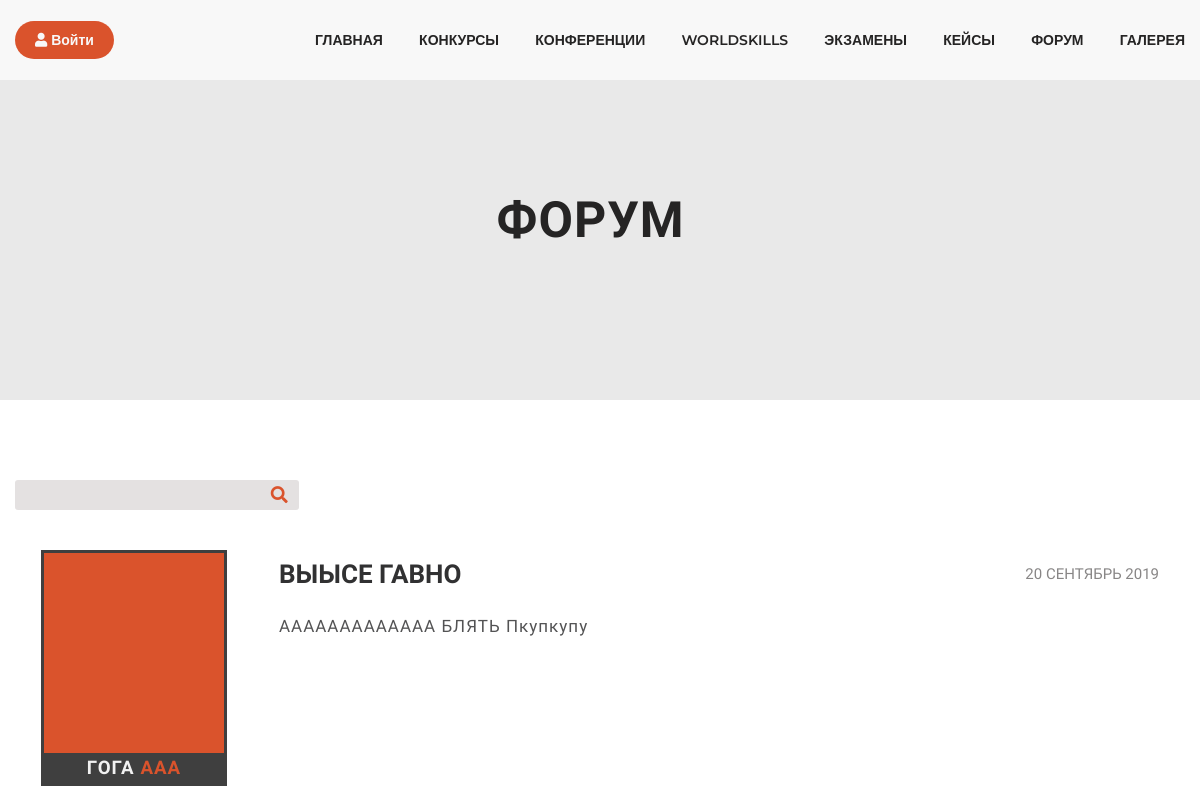
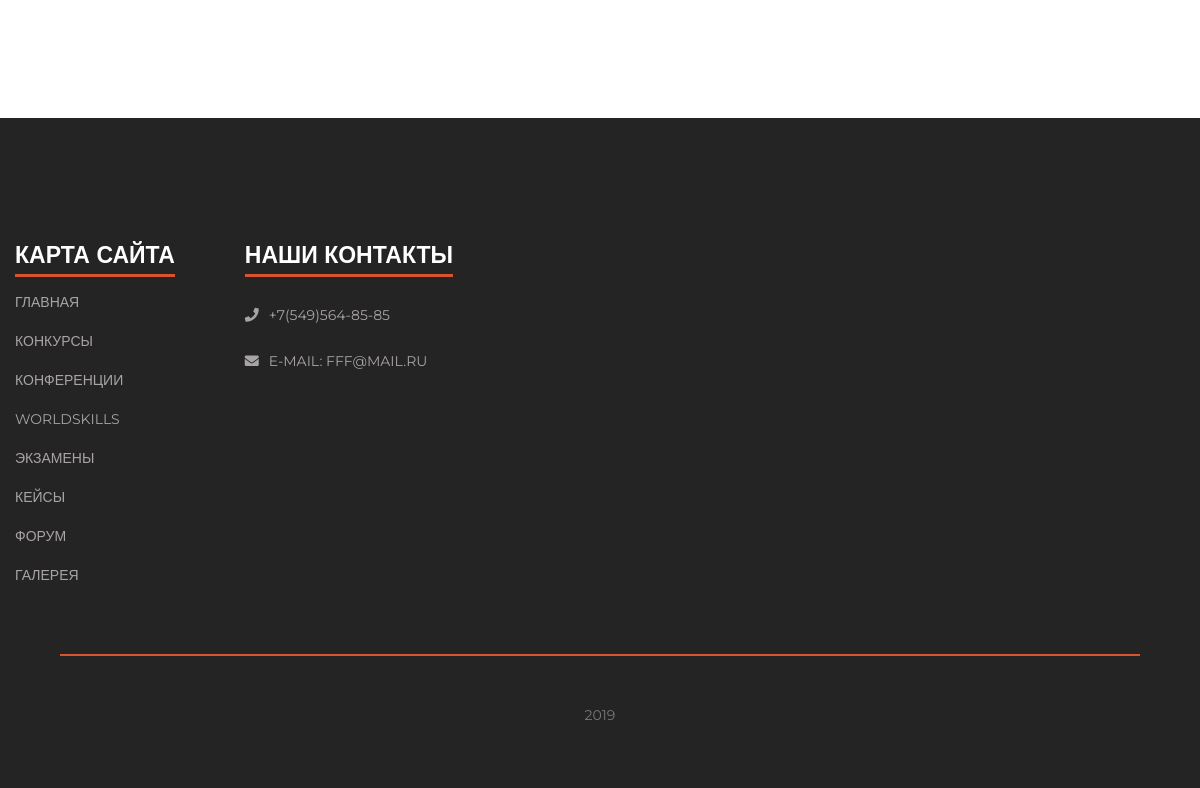
Before: /forum/ with the older database file (2 pictures, top to bottom).
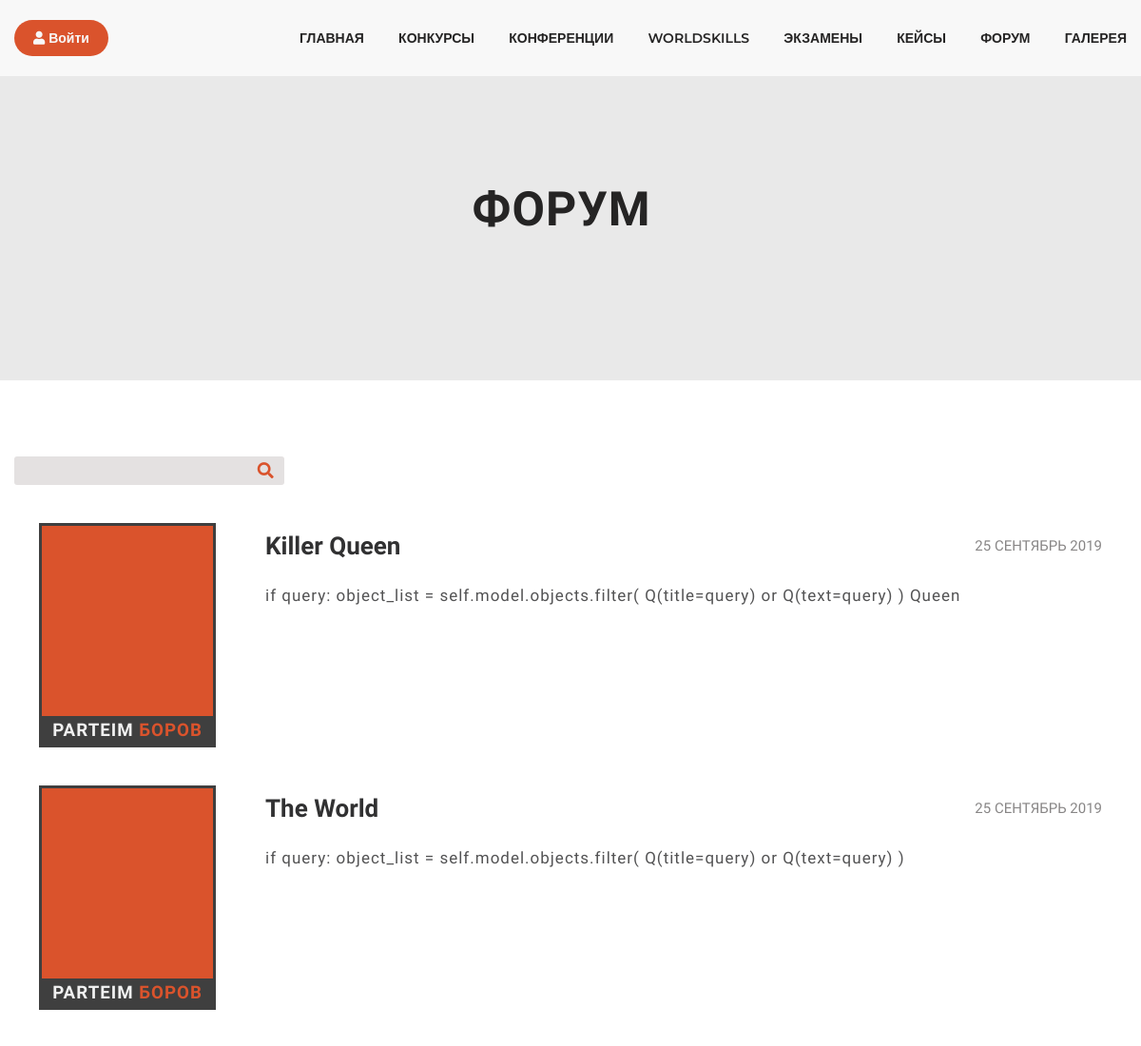
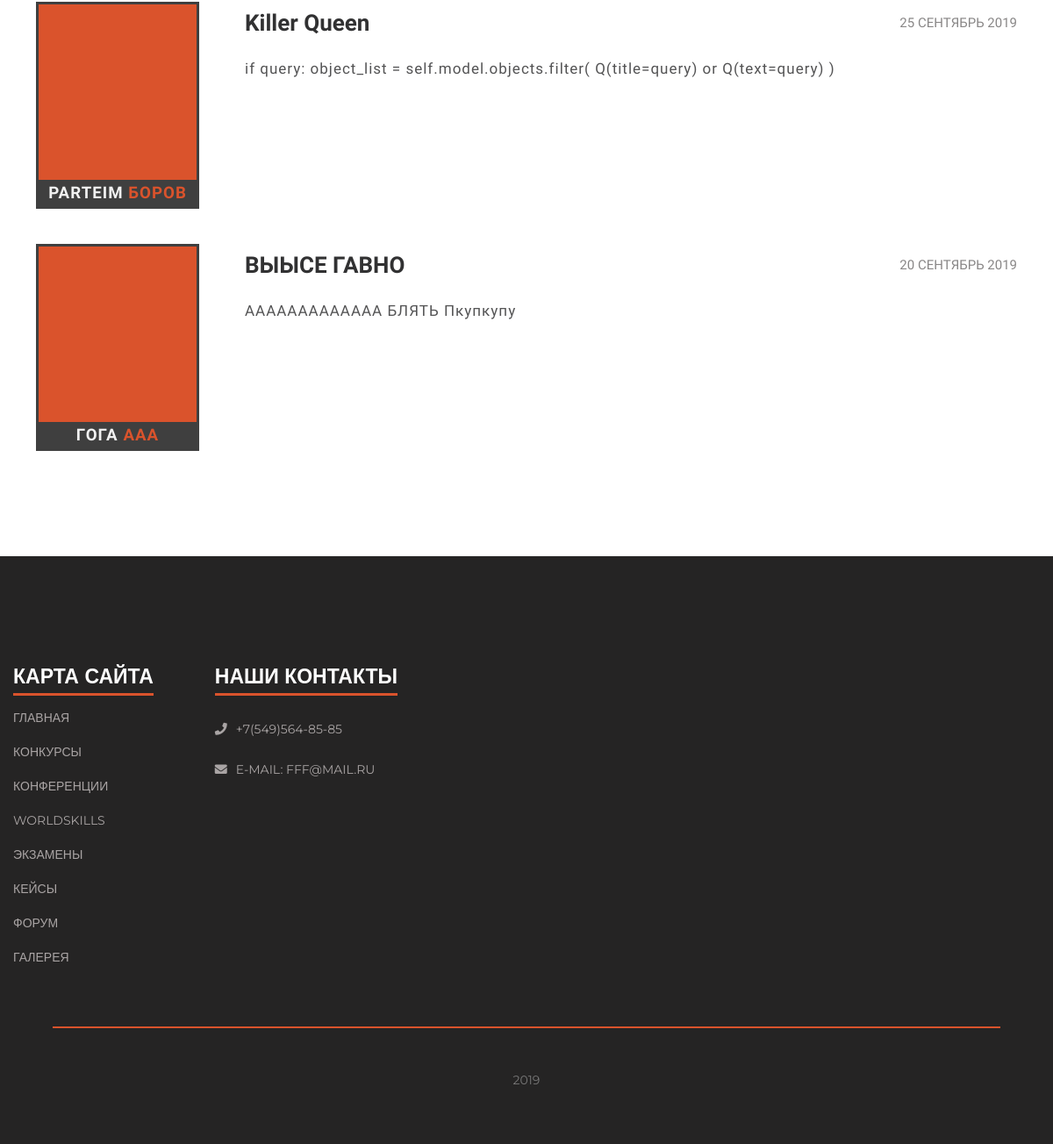
After: the same page with the newer database file (2 pictures, top to bottom).
### forum/models.py (models this page shows, shortened)
class Post(models.Model):
    title = models.CharField(max_length=150)
    text = models.TextField()
    author = models.ForeignKey(CustomUser, on_delete=models.CASCADE)
    date = models.DateTimeField(default=timezone.now)
    img = models.ImageField(default='', upload_to='forum/img', blank=True, null=True)
    file = models.FileField(default='', upload_to='forum/file', blank=True, null=True)

### user/models.py (models this page shows, shortened)
class CustomUser(AbstractUser):
    first_name = models.CharField(_('Имя'), max_length=100, unique=False)
    last_name = models.CharField(_('Фамилия'), max_length=100, unique=False)
    email = models.EmailField(_('E-mail'), unique=True)
    username = models.CharField(max_length=40, unique=False, default='')
    choose_who_is = (
        ('student', 'Студент'),
        ('teacher', 'Учитель'),
        ('none', 'Не указан'),
    )
    who_is = models.CharField(max_length=50, choices=choose_who_is, default='Не указан')
    USERNAME_FIELD = 'username'
    REQUIRED_FIELDS = ['email']

### forum/views.py (the view)
# urls.py: path('', views.ForumPage.as_view(), name='forum'),
class ForumPage(ListView):
    model = Post
    template_name = 'forum/forum.html'
    context_object_name = 'Post'
    ordering = ['-date']
    paginate_by = 5
    def get_context_data(self, **kwargs):
        ctx = super(ForumPage, self).get_context_data(**kwargs)
        ctx['title'] = 'Форум'
        return ctx

### forum/templates/forum/forum.html (shortened to what this page needs)
{% extends 'home/main.html' %}
{% load static %}
{% block link__css %}
<link rel="stylesheet" href="{% static 'main/forum.css'%}">
<link rel="stylesheet" href="{% static 'main/adaptive_CSS/forum.css'%}">
{% endblock %}
{% block title__section %}
<div>
    <h1 class="header__main__title__forum">Форум</h1>
</div>
{% endblock %}
{% block main_section %}
<section class="Forum">
    <div class="container adaptation_forum_box">
        <div class="search__and__creation__self__post__button__box">
            <form method="GET" class="form_for_search">
                <input name="search" id="search" type="text" class="search__post">
                <button class="search_btn" type="submit"><i class="search__icon fas fa-search"></i></button>
            </form>
        </div>
        <div class="main__box__forum">
            {% for post in Post %}
            <div class="post__example">
                <div class="post__image__box">
                    <div class="user__post__info">
                        <a class="link__for__user__profile" href="#">
                            <h3 id="user__name" class="user__name">
                                {{ post.author.first_name }}
                                <span class="last_name__color__change">{{ post.author.last_name }}</span>
                            </h3>
                        </a>
                    </div>
                </div>
                <div class="main__post__box">
                    <div class="post__titl__and__date__publication">
                        <a href="{% url 'post-instance' post.id %}"><h2 class="post__title">{{ post.title }}</h2></a>
                        <p class="post__date__publication">{{ post.date|date:"j F Y" }}</p>
                    </div>
                    <p class="post__texst">
                        {{ post.text }}
                    </p>
                </div>
            </div>
            {% endfor %}
        </div>
    </div>
</section>
{% endblock %}

### main/templates/home/main.html (shortened to what this page needs)
{% load static %}
<!DOCTYPE html>
<html lang="ru">
<head>
    <link rel="stylesheet" href="{% static 'main/main.css'%}">
    <link rel="stylesheet" href="{% static 'main/adaptive_CSS/main.css'%}">
    {% block link__css %}{% endblock %}
</head>
<body>
<header class="head__site">
    <div class="nav__bar" id="nav__bar">
        <div class="container main__nav__bar" id="main__nav__bar">
            {% if user.is_authenticated %}
            <a href="{% url 'profile' %}" class="btn__sign__in">
                <i class="fas fa-user"></i>
                {{ user.first_name }}
            </a>
            <a href="{% url 'logout' %}" class="btn__sign__in">
                <i class="fas fa-sign-out-alt"></i>
                Выйти
            </a>
            {% else %}
            <a href="{% url 'sign_in' %}" class="btn__sign__in">
                <i class="fas fa-user"></i>
                Войти
            </a>
            {% endif %}
            <nav class="main__bloc__nav" id="all_link_in_menu">
                <ul>
                    <li class="item__main__nav"><a class="item__main__nav__link" href="{% url 'home' %}">Главная</a>
                    </li>
                    <li class="item__main__nav"><a class="item__main__nav__link"
                                                   href="{% url 'contests' %}">Конкурсы</a></li>
                    <li class="item__main__nav"><a class="item__main__nav__link" href="{% url 'conferences' %}">Конференции</a></li>
                    <li class="item__main__nav"><a class="item__main__nav__link" href="{% url 'world-skills' %}">worldskills</a></li>
                    <li class="item__main__nav"><a class="item__main__nav__link" href="{% url 'exam' %}">Экзамены</a></li>
                    <li class="item__main__nav"><a class="item__main__nav__link" href="{% url 'case' %}">Кейсы</a></li>
                    <li class="item__main__nav"><a class="item__main__nav__link" href="{% url 'forum' %}">Форум</a></li>
                    <li class="item__main__nav"><a class="item__main__nav__link" href="{% url 'gallery' %}">Галерея</a>
                    </li>
                </ul>
            </nav>
        </div>
    </div>
    {% block title__section %}
    {% endblock %}
</header>
{% block main_section %}
{% endblock %}
<footer class="Main__foter__on__a__site">
    <div class="container footer__site__box__helper">
        <div class="site__map__box">
            <p class="sit__footer__title title__site__map">Карта сайта</p>
            <ul class="site__map">
                <li class="site__map__link"><a href="{% url 'home' %}">Главная</a></li>
                <li class="site__map__link"><a href="{% url 'contests' %}">Конкурсы</a></li>
                <li class="site__map__link"><a href="{% url 'conferences' %}">Конференции</a></li>
                <li class="site__map__link"><a href="{% url 'world-skills' %}">worldskills</a></li>
                <li class="site__map__link"><a href="{% url 'exam' %}">Экзамены</a></li>
                <li class="site__map__link"><a href="{% url 'case' %}">Кейсы</a></li>
                <li class="site__map__link"><a href="{% url 'forum' %}">Форум</a></li>
                <li class="site__map__link"><a href="{% url 'gallery' %}">Галерея</a></li>
            </ul>
        </div>
        <div class="contacts">
            <p class="sit__footer__title our__contacts__title">Наши контакты</p>
            <div class="contacts__box">
                <div class="contacts__item">
                    <i class="fas fa-phone"></i>
                    <p class="contacts__number">+7(549)564-85-85</p>
                </div>
                <div class="contacts__item">
                    <i class="fas fa-envelope"></i>
                    <p class="contacts__email">e-mail: fff@mail.ru</p>
                </div>
            </div>
        </div>
    </div>
    <div class="linear__footer"></div>
    <p class="footer__description__date">2019</p>
</footer>
</body>
</html>

### main/static/main/main.css (style rules this page uses)
body { margin: 0; padding: 0; font-family: 'PT Sans Narrow', sans-serif; }
a { text-decoration: none; }
h1, h2, h3, h4, h5, h6 p, a span, img, li, ul, i { margin: 0; padding: 0; }
.head__site { background: #e9e9e9; height: 400px; font-family: 'Montserrat', sans-serif; position: relative; }
.nav__bar { height: 80px; width: 100%; background: #f8f8f8; padding: 0; margin: 0; position: fixed; z-index: 1000; font-size: 14px; transition: all .4s; }
.container { margin: 0 auto; padding: 0; max-width: 1170px; }
.main__nav__bar { display: flex; flex-direction: row; align-items: center; justify-content: space-between; height: 80px; transition: all .2s; }
.main__bloc__nav { width: 870px; }
.main__bloc__nav ul { list-style: none; display: flex; flex-direction: row; align-items: center; margin: 0; padding: 0; justify-content: space-between; font-weight: 600; }
.main__bloc__nav ul a { text-decoration: none; color: #252424; text-transform: uppercase; position: relative; transition: all .2s; }
.item__main__nav a::after { content: ""; height: 2px; width: 0%; background: #da532c; position: absolute; bottom: -5px; left: 0; transition: all .2s; }
.btn__sign__in { background: #da532c; color: #f8f8f8; font-size: 14px; font-weight: 600; padding: 10px 20px; border: 0px ; border-radius: 20px; text-decoration: none; transition: all .2s; }
.Main__foter__on__a__site { padding: 100px 0 50px 0; background: #252424; color: #ffffff; display: flex; flex-direction: column; align-items: center; }
.footer__site__box__helper { display: flex; flex-direction: row; align-items: flex-start; justify-content: flex-start; width: 1170px; margin-bottom: 70px; }
.site__map__box { margin-right: 70px; }
.sit__footer__title { text-transform: uppercase; font-weight: 700; font-family: 'Montserrat', sans-serif; font-size: 23px; position: relative; }
.site__map { list-style: none; }
.site__map__link { margin-top: 20px; }
.site__map__link a { text-transform: uppercase; text-decoration: none; font-size: 14px; color: #a9a4a4; font-family: 'Montserrat', sans-serif; transition: all .2s; }
.sit__footer__title::after { content: ""; height: 3px; width: 100%; background: #da532c; display: block; position: absolute; margin-top: 5px; }
.contacts__item { display: flex; flex-direction: row; align-items: center; justify-content: flex-start; text-transform: uppercase; font-size: 14px; color: #a9a4a4; font-family: 'Montserrat', sans-serif; }
.contacts__item p { margin-left: 10px; }
.linear__footer { height: 2px; width: 90%; background: #da532c; }
.footer__description__date { font-size: 14px; color: #797979; margin-top: 50px; font-family: 'Montserrat', sans-serif; }

### main/static/main/forum.css (style rules this page uses)
.head__site { height: 400px; background: #e9e9e9; }
a { text-decoration: none; }
.header__main__title__forum { font-family: 'PT Sans Narrow', sans-serif; color: #252424; position: absolute; top: 55%; left: 50%; transform: translate(-55%, -50%); font-size: 50px; letter-spacing: 1px; text-transform: uppercase; }
.Forum { padding: 80px 0; }
.search__and__creation__self__post__button__box { display: flex; align-items: center; justify-content: space-between; width: 1170px; font-size: 19px; margin-bottom: 40px; }
.search__post { height: 20px; width: 230px; padding: 5px; margin: 0; font-size: 19px; border: none; background: none; }
.search__icon { color: #da532c; padding: 5px; }
.post__example { display: flex; align-items: flex-start; justify-content: space-around; margin: 40px 0; }
.post__image__box { background: #da532c; position: relative; width: 180px; height: 230px; border: 3px solid #3f3f3f; overflow: hidden; display: flex; align-items: center; justify-content: center; }
.user__post__info { position: absolute; display: flex; align-items: center; justify-content: center; bottom: 0; left: 0; width: 100%; height: 30px; background: #3f3f3f; }
.user__name { color: #f1f1f1; text-transform: uppercase; letter-spacing: 1px; transition: all .2s; }
.last_name__color__change { color: #da532c; transition: all .2s; }
.post__titl__and__date__publication { display: flex; align-items: center; justify-content: space-between; }
.post__title { color: #313132; font-size: 26px; }
.post__date__publication { color: #888686; font-size: 15px; text-transform: uppercase; }
.post__texst { width: 880px; font-size: 17px; color: #535354; letter-spacing: 1px; line-height: 23px; }
.search_btn { background: none; border: none; font-size: 17px; cursor: pointer; }
.form_for_search { background: #e4e1e1; border: none; border-radius: 3px; }

Changed rows visible on the page:
added Post: author.first_name "PARTEIM", author.last_name "БОРОВ", title "Killer Queen", date "25 СЕНТЯБРЬ 2019", text "if query: object_list = self.model.objects.filter( Q(title=query) or Q(text=query) ) Queen"
added Post: author.first_name "PARTEIM", author.last_name "БОРОВ", title "The World", date "25 СЕНТЯБРЬ 2019", text "if query: object_list = self.model.objects.filter( Q(title=query) or Q(text=query) )"
added Post: author.first_name "PARTEIM", author.last_name "БОРОВ", title "Killer Queen", date "25 СЕНТЯБРЬ 2019", text "if query: object_list = self.model.objects.filter( Q(title=query) or Q(text=query) )"
